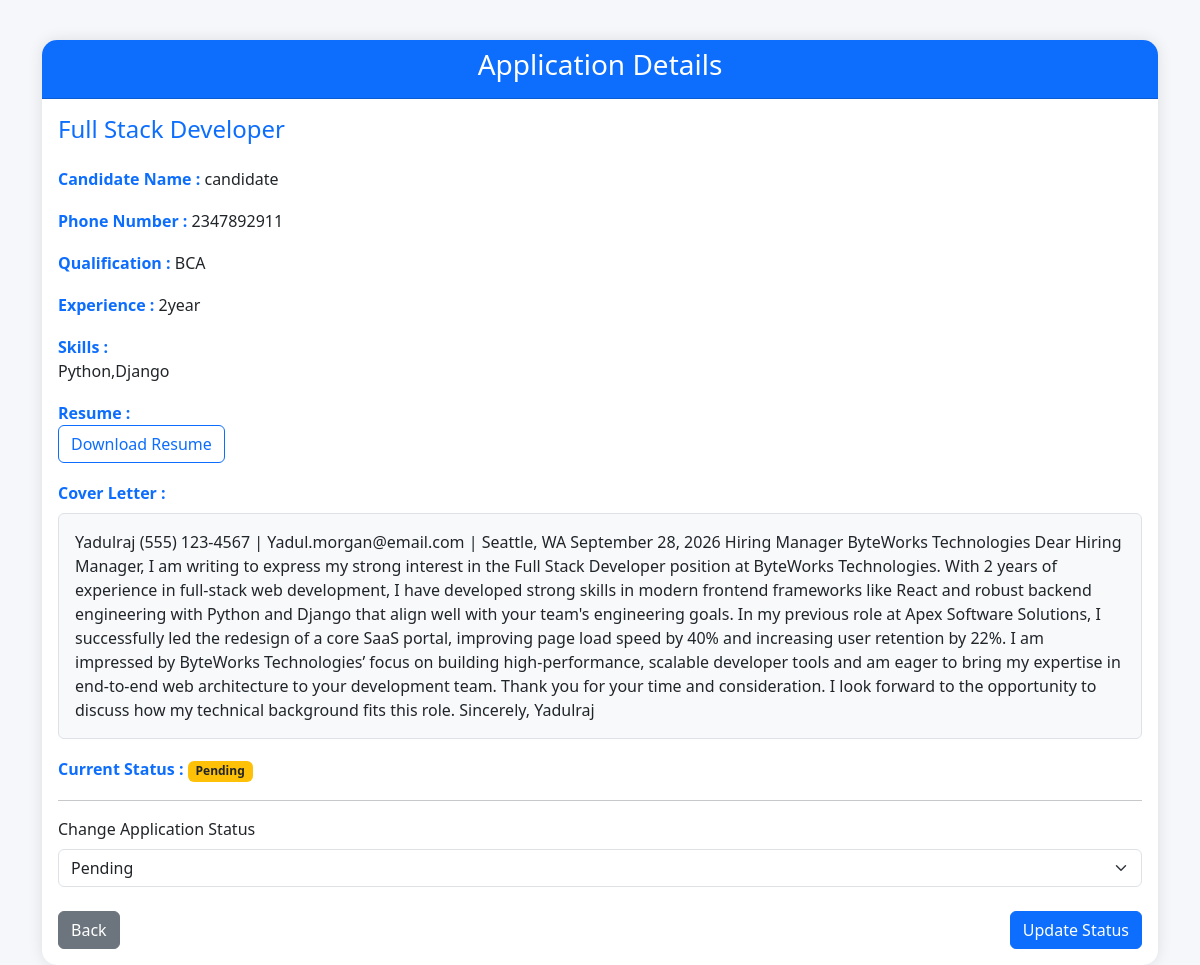
The app's page /update/2/ with its own data.
### app1/models.py (models this page shows, shortened)
class Application(models.Model):
  STATUS_CHOICES = (
    ('Pending','Pending'),
    ('Selected','Selected'),
    ('Rejected','Rejected'),
  )
  candidate = models.ForeignKey(User,on_delete=models.CASCADE)
  job = models.ForeignKey(Job,on_delete=models.CASCADE)
  phone = models.CharField(max_length=15)
  qualification = models.CharField(max_length=100)
  experience = models.CharField(max_length=100)
  skills = models.TextField()
  resume = models.FileField(upload_to='resume/')
  cover_letter = models.TextField()
  status = models.CharField(max_length=20,choices=STATUS_CHOICES,default='Pending')
  applied_date = models.DateTimeField(default=timezone.now)

class Job(models.Model):
  position = models.CharField(max_length=100)
  company_name=models.CharField(max_length=100)
  description=models.TextField()
  details=models.TextField()

class User(AbstractUser):
  is_admin=models.BooleanField('Is admin',default=False)
  is_candidate=models.BooleanField('Is candidate',default=False)
  is_recruiter=models.BooleanField('Is recruiter',default=False)

### app1/views.py (the view)
# urls.py: path("update/<int:id>/",views.update_status,name="update_status"),
def update_status(request,id):
    application=get_object_or_404(
        Application,
        id=id
    )
    if request.method=="POST":
        application.status=request.POST["status"]
        application.save()
        return redirect(
            "view_applications"
        )
    return render(
        request,
        "update_status.html",
        {
            "application":application
        }
    )

### app1/templates/update_status.html (shortened to what this page needs)
<!DOCTYPE html>
<html lang="en">
<head>
    <link href="https://cdn.jsdelivr.net/npm/bootstrap@5.3.3/dist/css/bootstrap.min.css" rel="stylesheet">
</head>
<body>
<div class="container">
    <div class="card">
        <div class="card-header bg-primary text-white">
            <h3 class="text-center">
                Application Details
            </h3>
        </div>
        <div class="card-body">
            <h4 class="mb-4 text-primary">
                {{ application.job.position }}
            </h4>
            <div class="detail">
                <strong>Candidate Name :</strong>
                {{ application.candidate.username }}
            </div>
            <div class="detail">
                <strong>Phone Number :</strong>
                {{ application.phone }}
            </div>
            <div class="detail">
                <strong>Qualification :</strong>
                {{ application.qualification }}
            </div>
            <div class="detail">
                <strong>Experience :</strong>
                {{ application.experience }}
            </div>
            <div class="detail">
                <strong>Skills :</strong><br>
                {{ application.skills }}
            </div>
            <div class="detail">
                <strong>Resume :</strong><br>
                <a href="{{ application.resume.url }}"
                   class="btn btn-outline-primary"
                   target="_blank">
                    Download Resume
                </a>
            </div>
            <div class="detail">
                <strong>Cover Letter :</strong>
                <div class="border rounded p-3 mt-2 bg-light">
                    {{ application.cover_letter }}
                </div>
            </div>
            <div class="detail">
                <strong>Current Status :</strong>
                {% if application.status == "Pending" %}
                    <span class="badge bg-warning text-dark">
                        Pending
                    </span>
                {% elif application.status == "Selected" %}
                    <span class="badge bg-success">
                        Selected
                    </span>
                {% else %}
                    <span class="badge bg-danger">
                        Rejected
                    </span>
                {% endif %}
            </div>
            <hr>
            <form method="POST">
                <label class="form-label">
                    Change Application Status
                </label>
                <select name="status" class="form-select">
                    <option value="Pending"
                    {% if application.status == "Pending" %}selected{% endif %}>
                        Pending
                    </option>
                </select>
                <br>
                <div class="d-flex justify-content-between">
                    <a href="{% url 'view_applications' %}"
                       class="btn btn-secondary">
                        Back
                    </a>
                    <button class="btn btn-primary">
                        Update Status
                    </button>
                </div>
            </form>
        </div>
    </div>
</div>
</body>
</html>

### app1/templates/update_status.html (style rules this page uses)
body { background:#f5f7fa; }
.card { margin-top:40px; border:none; border-radius:15px; box-shadow:0 0 15px rgba(0,0,0,.1); }
.card-header { border-radius:15px 15px 0 0 !important; }
.detail { margin-bottom:18px; }
.detail strong { color:#0d6efd; }

### records on screen
Application: job.position "Full Stack Developer", candidate.username "candidate", phone "2347892911", qualification "BCA", experience "2year", skills "Python,Django", cover_letter "Yadulraj (555) 123-4567 | Yadul.morgan@email.com | Seattle, WA September 28, 2026 Hiring Manager ByteWorks Technologies Dear Hiring Manager, I am writing to express my strong interest in the Full Stack Developer position at ByteWorks Technologies. With 2 years of experience in full-stack web development, I have developed strong skills in modern frontend frameworks like React and robust backend engineering with Python and Django that align well with your team's engineering goals. In my previous role at Apex Software Solutions, I successfully led the redesign of a core SaaS portal, improving page load speed by 40% and increasing user retention by 22%. I am impressed by ByteWorks Technologies’…", status "Pending"
